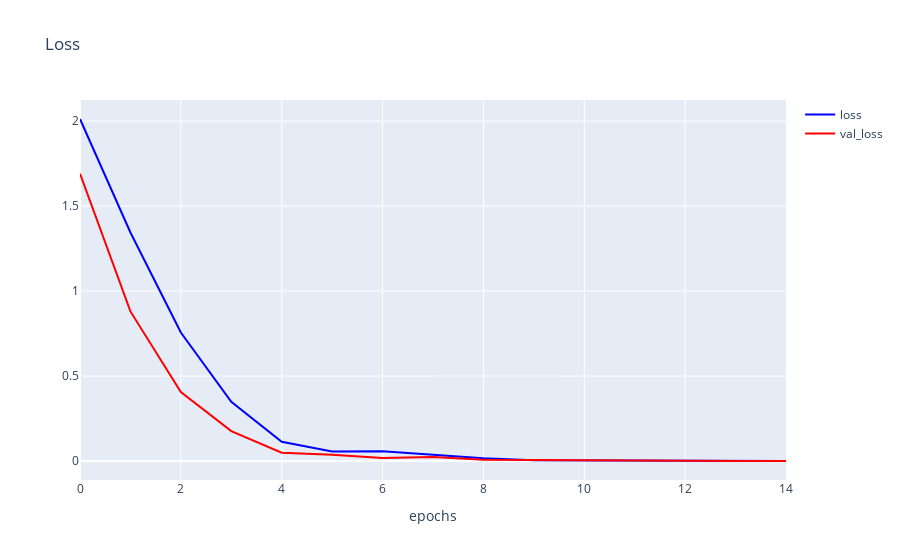

This figure's notebook cell:
### Code cell
with open('history_model', 'rb') as file:
    his = p.load(file)
filepath='model1.h5'
filepath_model = 'model1.json'
filepath_weights = 'weights_model.h5'
h1 = go.Scatter(y=his['loss'],
                mode="lines", line=dict(
                width=2,
                color='blue'),
                name="loss"
                )
h2 = go.Scatter(y=his['val_loss'],
                mode="lines", line=dict(
                width=2,
                color='red'),
                name="val_loss"
                )   
                
data = [h1,h2]
layout1 = go.Layout(title='Loss',
                    xaxis=dict(title='epochs'),
                    yaxis=dict(title=''))
fig1 = go.Figure(data, layout=layout1)
plotly.offline.iplot(fig1, filename="testMNIST")
predict_model = load_model(filepath)
predict_model.summary()
with open(filepath_model, 'r') as f:
    loaded_model_json = f.read()
    predict_model = model_from_json(loaded_model_json)
    predict_model.load_weights(filepath_weights)
    print("Loaded model from disk")

### Figure 1 — Plotly figure (JSON) as saved in the notebook; plotly's stock layout.template omitted (floating-point values rounded to 4 significant figures)
{"data": [{"line": {"color": "blue", "width": 2}, "mode": "lines", "name": "loss", "type": "scatter", "y": [2.012, 1.345, 0.7563, 0.3481, 0.1138, 0.0561, 0.05703, 0.03625, 0.01633, 0.004412, 0.003475, 0.001148, 0.0008296, 0.0004348, 0.0003307]}, {"line": {"color": "red", "width": 2}, "mode": "lines", "name": "val_loss", "type": "scatter", "y": [1.691, 0.8803, 0.4054, 0.1764, 0.04903, 0.03698, 0.01731, 0.02423, 0.007129, 0.00558, 0.001316, 0.001037, 0.0005179, 0.0003494, 0.0002974]}], "layout": {"title": {"text": "Loss"}, "xaxis": {"title": {"text": "epochs"}}, "yaxis": {"title": {"text": ""}}}}
